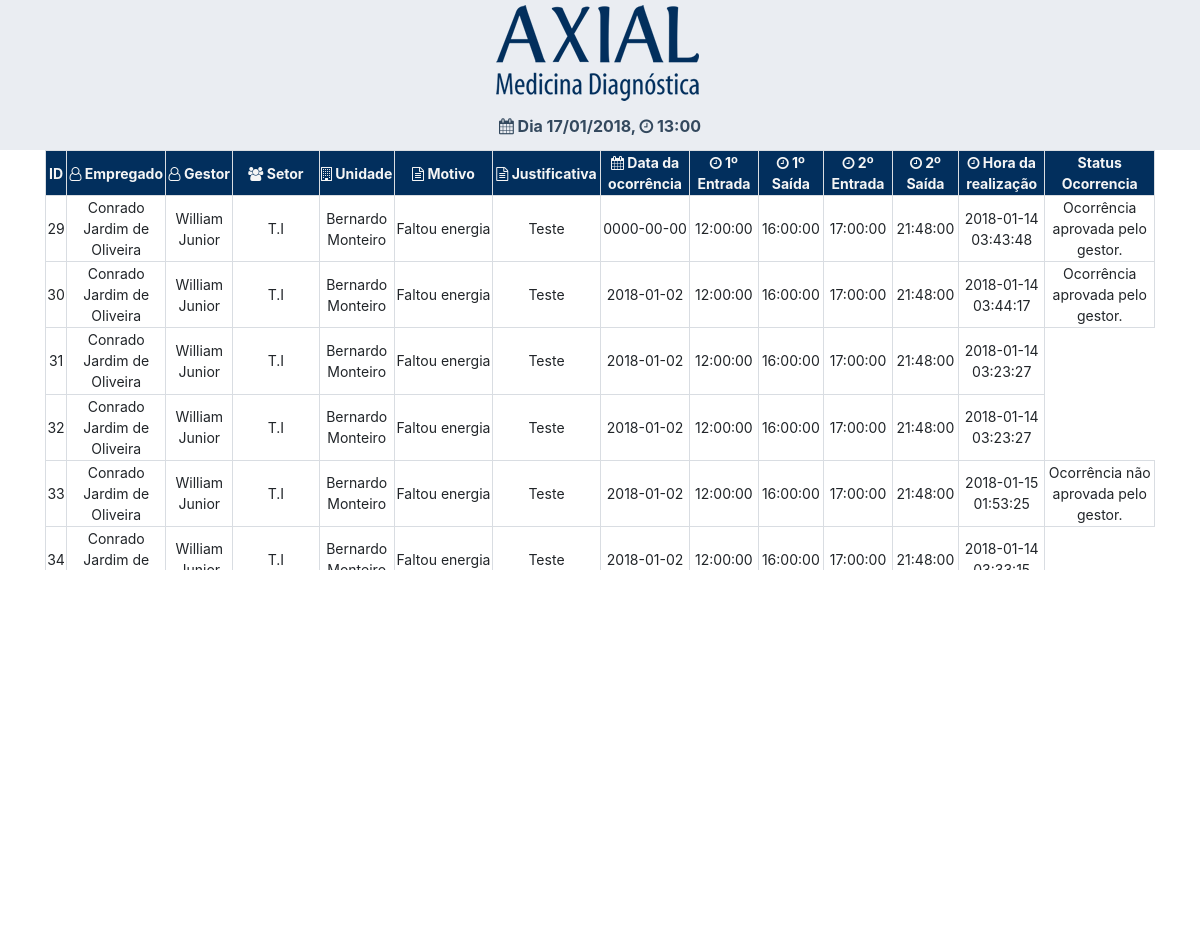
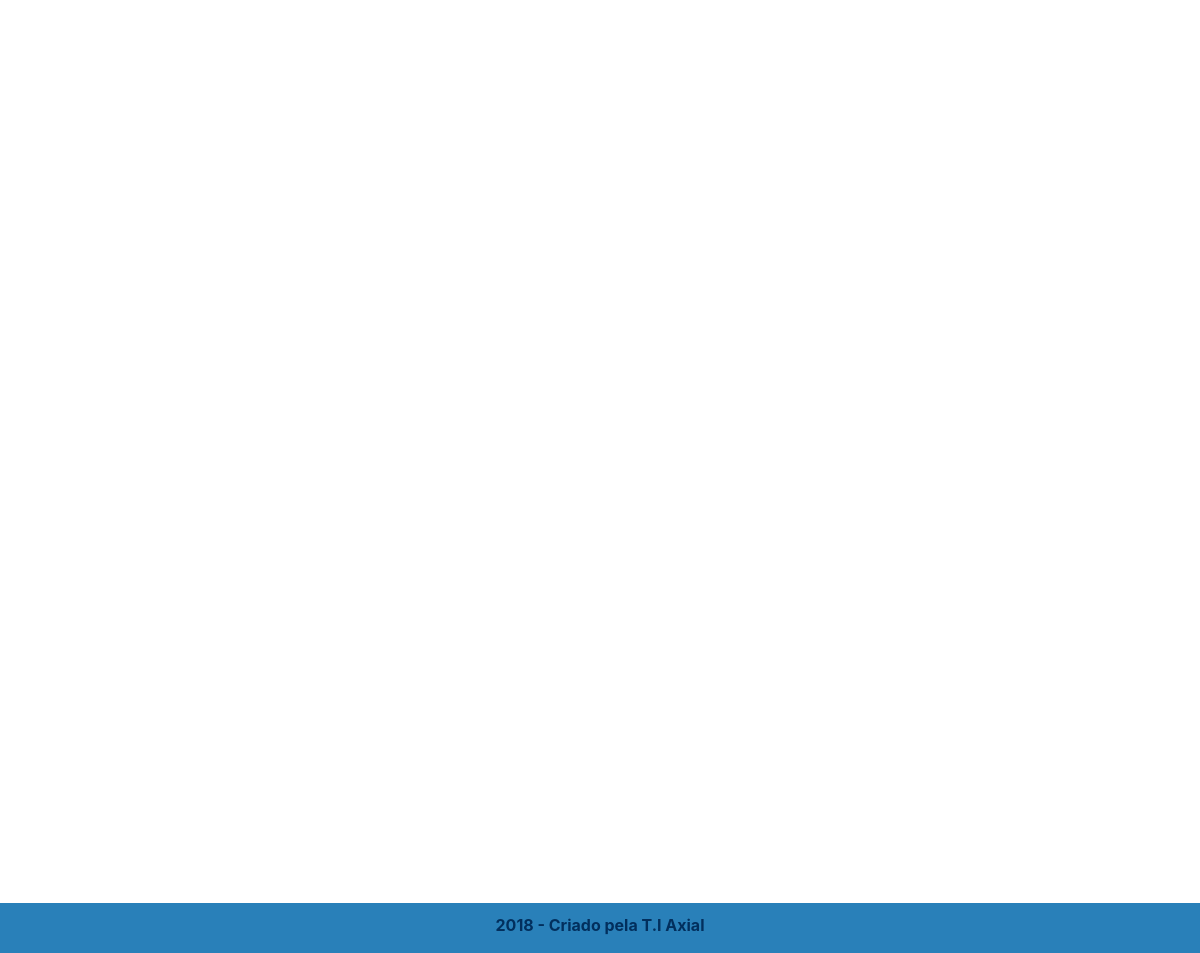
/ocorrencia/php/consultar_ocorrencia.php, run on the app's committed database (2 pictures, top to bottom).
### tables this page shows
CREATE TABLE `ocorrencia` (
  `id` int(11) NOT NULL AUTO_INCREMENT,
  `unidade` varchar(70) NOT NULL,
  `data_hora` timestamp NOT NULL DEFAULT CURRENT_TIMESTAMP ON UPDATE CURRENT_TIMESTAMP,
  `status` varchar(25) NOT NULL,
  `justificativa` varchar(255) NOT NULL,
  `data_ocorrencia` date NOT NULL,
  `primeira_entrada` time NOT NULL,
  `primeira_saida` time NOT NULL,
  `segunda_entrada` time NOT NULL,
  `segunda_saida` time NOT NULL,
  `assinado` tinyint(4) NOT NULL,
  `fk_empregado` int(11) DEFAULT NULL,
  `matricula` int(11) NOT NULL,
  `fk_usuario_gestor` int(11) DEFAULT NULL,
  `setor` varchar(25) NOT NULL,
  `rastro` varchar(25) NOT NULL,
  PRIMARY KEY (`id`),
  KEY `fk_empregado` (`fk_empregado`),
  KEY `fk_usuario_gestor` (`fk_usuario_gestor`),
  CONSTRAINT `fk_empregado` FOREIGN KEY (`fk_empregado`) REFERENCES `empregado` (`id`),
  CONSTRAINT `fk_usuario_gestor` FOREIGN KEY (`fk_usuario_gestor`) REFERENCES `usuario_gestor` (`id`)
);

CREATE TABLE `empregado` (
  `id` int(11) NOT NULL AUTO_INCREMENT,
  `matricula` int(11) NOT NULL,
  `senha` varchar(60) NOT NULL,
  `nome` varchar(255) NOT NULL,
  `superior_imediato` varchar(255) NOT NULL,
  `superior_imediato_id` int(11) NOT NULL,
  `fk_unidade` int(11) NOT NULL,
  `fk_setor` int(11) NOT NULL,
  `usuario_rastro_atualizacao` varchar(25) DEFAULT NULL,
  `data_hora` timestamp NOT NULL DEFAULT CURRENT_TIMESTAMP ON UPDATE CURRENT_TIMESTAMP,
  `usuario_rastro_criacao` varchar(25) DEFAULT NULL,
  PRIMARY KEY (`id`),
  UNIQUE KEY `matricula` (`matricula`),
  KEY `fk_setor` (`fk_setor`),
  KEY `fk_unidade` (`fk_unidade`),
  CONSTRAINT `fk_setor` FOREIGN KEY (`fk_setor`) REFERENCES `setor` (`id`),
  CONSTRAINT `fk_unidade` FOREIGN KEY (`fk_unidade`) REFERENCES `unidade` (`id`)
);

CREATE TABLE `usuario_gestor` (
  `id` int(11) NOT NULL AUTO_INCREMENT,
  `usuario` varchar(25) NOT NULL,
  `nome` varchar(255) NOT NULL,
  `senha` varchar(60) NOT NULL,
  `nivel` int(11) NOT NULL,
  `email` varchar(80) NOT NULL,
  `matricula` int(11) NOT NULL,
  `data_hora` timestamp NOT NULL DEFAULT CURRENT_TIMESTAMP ON UPDATE CURRENT_TIMESTAMP,
  `ativo` tinyint(1) NOT NULL DEFAULT '1',
  `rastro_usuario` varchar(25) NOT NULL,
  `usuario_rastro_atualizacao` varchar(25) DEFAULT NULL,
  PRIMARY KEY (`id`),
  UNIQUE KEY `usuario` (`usuario`)
);

### ocorrencia/php/consultar_ocorrencia.php (the view, shortened to what this page needs)
<!DOCTYPE html PUBLIC "-//W3C//DTD XHTML 1.0 Transitional//EN" "http://www.w3.org/TR/xhtml1/DTD/xhtml1-transitional.dtd">
<html >
<head>
<link rel="stylesheet" type="text/css" href="../css/regras.css">
<link rel="stylesheet" type="text/css" href="../css/bootstrap/css/bootstrap.min.css">
<link rel="stylesheet" type="text/css" href="../fontes/font-awesome-4.7.0/css/font-awesome.min.css">
</head>
<body>
	<?php
	$hora_atual = date('H:i');
	$data_atual = date('d/m/Y');
	echo "<header id='' class=''>
				<div class='cabecalho_cadastro'>
					<h1><img src='../img/logo.png' alt='Axial'></h1>
					<p><i class='fa fa-calendar' aria-hidden='true'></i> Dia $data_atual, <i class='fa fa-clock-o' aria-hidden='true'></i> $hora_atual</p>
				</div>
		  </header>";
	?>
	<div class="container" style='overflow: auto; height: 420px'>
		<?php
			$host = "localhost";
			$usuario = "root";
			$senha = "";
			$bd = "ocorrencia";
			$conexao = mysqli_connect($host, $usuario, $senha, $bd);
			$matric =  isset($_POST['matric'])?$_POST['matric']:'';
 			$sql_select_ocorrencia2 = "SELECT  ocorrencia.id, empregado.nome, usuario_gestor.nome, ocorrencia.setor, ocorrencia.unidade, ocorrencia.status,  ocorrencia.justificativa,ocorrencia.data_ocorrencia, ocorrencia.primeira_entrada, ocorrencia.primeira_saida, ocorrencia.segunda_entrada, ocorrencia.segunda_saida, ocorrencia.data_hora, ocorrencia.assinado from ocorrencia  INNER JOIN usuario_gestor ON  ocorrencia.fk_usuario_gestor = usuario_gestor.id INNER JOIN empregado ON ocorrencia.fk_empregado = empregado.id WHERE  ocorrencia.matricula = '$matric' ";
 			$select_ocorrencia = mysqli_query($conexao, $sql_select_ocorrencia2);
					if (mysqli_num_rows($select_ocorrencia)) {
 						echo"<form class='aprova'  action='ocorrencias_aprovadas_sucess.php' method='post' accept-charset='utf-8'>
							<table class='aprovacao'>
									<thead>
										<tr>
											<th>ID</th>
											<th><i class='fa fa-user-o' aria-hidden='true'></i> Empregado</th>
											<th><i class='fa fa-user-o' aria-hidden='true'></i> Gestor</th>
											<th><i class='fa fa-users' aria-hidden='true'></i> Setor</th>
											<th><i class='fa fa-building-o' aria-hidden='true'></i> Unidade</th>
											<th><i class='fa fa-file-text-o' aria-hidden='true'></i> Motivo</th>
											<th><i class='fa fa-file-text-o' aria-hidden='true'></i> Justificativa</th>
											<th><i class='fa fa-calendar' aria-hidden='true'></i> Data da ocorrência</th>
											<th><i class='fa fa-clock-o' aria-hidden='true'></i> 1º Entrada</th>
											<th><i class='fa fa-clock-o' aria-hidden='true'></i> 1º Saída</th>
											<th><i class='fa fa-clock-o' aria-hidden='true'></i> 2º Entrada</th>
											<th><i class='fa fa-clock-o' aria-hidden='true'></i> 2º Saída</th>
											<th><i class='fa fa-clock-o' aria-hidden='true'></i> Hora da realização</th>
											<th>Status Ocorrencia</th>
										</tr>
									</thead>
									<tbody>
										";
											while ($resultado3 = mysqli_fetch_array($select_ocorrencia)) {
												echo"<tr> ";
												for ($i=0; $i <= 12; $i++) {
													echo"<td>$resultado3[$i]</td>";
												}
												if ($resultado3[13]=='1') {
													echo"<td>Ocorrência aprovada pelo gestor.</td>";
												}else if ($resultado3[13]=='2') {
													echo"<td>Ocorrência não aprovada pelo gestor.</td>";
												}else if ($resultado3[13]=='10') {
													echo"<td>Ocorrência lançada pelo dp.</td>";
												}else if ($resultado3[13]=='0') {
													echo"<td>Ocorrência sob análise.</td>";
												}
												echo"</tr>";
											}
									echo"
									</tbody>
							</table>
							<br><div class='botao_centro'>
							</div>
						</form>";
 					} else {
 						echo "<div class='dado_existente'><h1>Você ainda não fez ocorrências.</h1></div>";
 					}
		?>
	</div>
 	<?php require_once"rodape.php";?>
</body>
</html>

### ocorrencia/css/regras.css (style rules this page uses)
.cabecalho_cadastro { text-align: center; width: 100%; height: 150px; padding: 0; margin: 0; font-weight: bolder; background: #eaedf2; color: #34495e; }
body, .menu, .sub-menu { margin: 0; padding: 0; }
body { margin: 0px; }
.aprovacao { text-align: center; }
.aprovacao th { border: solid #d9dde2 1px; font-size: 0.877em; }
.aprovacao td { border: solid #d9dde2 1px; font-size: 0.877em; }
.aprovacao th { background: rgba(2,47,93,1); color: whitesmoke; }

### data on the page
ocorrencia: id "29", fk_empregado.nome "Conrado Jardim de Oliveira", fk_usuario_gestor.nome "William Junior", setor "T.I", unidade "Bernardo Monteiro", status "Faltou energia", justificativa "Teste", data_ocorrencia "0000-00-00", primeira_entrada "12:00:00", primeira_saida "16:00:00", segunda_entrada "17:00:00", segunda_saida "21:48:00", data_hora "2018-01-14 03:43:48", assinado "Ocorrência aprovada pelo gestor."
ocorrencia: id "30", fk_empregado.nome "Conrado Jardim de Oliveira", fk_usuario_gestor.nome "William Junior", setor "T.I", unidade "Bernardo Monteiro", status "Faltou energia", justificativa "Teste", data_ocorrencia "2018-01-02", primeira_entrada "12:00:00", primeira_saida "16:00:00", segunda_entrada "17:00:00", segunda_saida "21:48:00", data_hora "2018-01-14 03:44:17", assinado "Ocorrência aprovada pelo gestor."
ocorrencia: id "31", fk_empregado.nome "Conrado Jardim de Oliveira", fk_usuario_gestor.nome "William Junior", setor "T.I", unidade "Bernardo Monteiro", status "Faltou energia", justificativa "Teste", data_ocorrencia "2018-01-02", primeira_entrada "12:00:00", primeira_saida "16:00:00", segunda_entrada "17:00:00", segunda_saida "21:48:00", data_hora "2018-01-14 03:23:27"
ocorrencia: id "32", fk_empregado.nome "Conrado Jardim de Oliveira", fk_usuario_gestor.nome "William Junior", setor "T.I", unidade "Bernardo Monteiro", status "Faltou energia", justificativa "Teste", data_ocorrencia "2018-01-02", primeira_entrada "12:00:00", primeira_saida "16:00:00", segunda_entrada "17:00:00", segunda_saida "21:48:00", data_hora "2018-01-14 03:23:27"
ocorrencia: id "33", fk_empregado.nome "Conrado Jardim de Oliveira", fk_usuario_gestor.nome "William Junior", setor "T.I", unidade "Bernardo Monteiro", status "Faltou energia", justificativa "Teste", data_ocorrencia "2018-01-02", primeira_entrada "12:00:00", primeira_saida "16:00:00", segunda_entrada "17:00:00", segunda_saida "21:48:00", data_hora "2018-01-15 01:53:25", assinado "Ocorrência não aprovada pelo gestor."
ocorrencia: id "34", fk_empregado.nome "Conrado Jardim de…", fk_usuario_gestor.nome "William…", setor "T.I", unidade "Bernardo…", status "Faltou energia", justificativa "Teste", data_ocorrencia "2018-01-02", primeira_entrada "12:00:00", primeira_saida "16:00:00", segunda_entrada "17:00:00", segunda_saida "21:48:00", data_hora "2018-01-14…"
